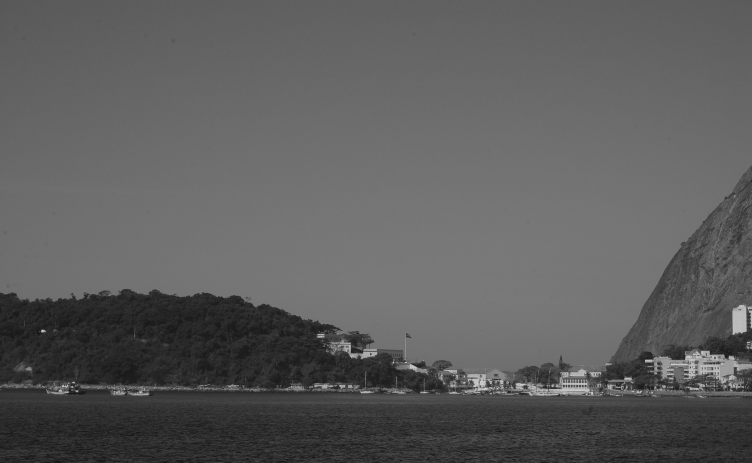
#> input picture Images_Course/Workshops/Mosaic/data/img2.png, 1504 x 926 px, given in place of d, which was not available (shown at 1/2 size)
$ python -i panoramaSt.py   (imports and definitions only)
#> lines starting #> are read from the running program, lines starting #| are printed output that depends on the picture; after the words box and inside, x2 and y2 are one past the last pixel; in counts of white or black regions, pixels touching at a corner belong together; pictures that were not available may be replaced by others from this repository, and a replacement may not be noted
import cv2 as cv
import numpy as np

class Mosaic:
    def __init__(self, image_paths, ratio_test=0.7, min_matches=10):
        """
        image_paths: list of imgs
        ratio_test: ratio knn
        min_matches: min to accept the homography
        """
        if len(image_paths) < 2:
            raise ValueError("At least 2 images are needed to create a mosaic")
        self.image_paths = image_paths
        self.ratio_test = ratio_test
        self.min_matches = min_matches

        self.sift = cv.SIFT_create()
        FLANN_INDEX_KDTREE = 1
        index_params = dict(algorithm=FLANN_INDEX_KDTREE, trees=5)
        search_params = dict(checks=50)
        self.flann = cv.FlannBasedMatcher(index_params, search_params)


    def _load_image(self, path):
        img = cv.imread(path, cv.IMREAD_COLOR)
        if img is None:
            raise IOError(f"Can't load the img: {path}")
        return img

    def _detect_and_match(self, img1, img2):
        """
        detect sift and return kp1, kp2, good_matches
        """
        gray1 = cv.cvtColor(img1, cv.COLOR_BGR2GRAY)
        gray2 = cv.cvtColor(img2, cv.COLOR_BGR2GRAY)

        kp1, des1 = self.sift.detectAndCompute(gray1, None)
        kp2, des2 = self.sift.detectAndCompute(gray2, None)

        matches = self.flann.knnMatch(des1, des2, k=2)

        good_matches = []
        for m, n in matches:
            if m.distance < self.ratio_test * n.distance:
                good_matches.append(m)

        return kp1, kp2, good_matches

    def _estimate_homography(self, kp1, kp2, good_matches):
        """
        kp2 to kp1
        """
        if len(good_matches) < self.min_matches:
            raise RuntimeError(f"There aren't enough good matches: {len(good_matches)} (Min: {self.min_matches})")

        src_pts = np.float32([kp1[m.queryIdx].pt for m in good_matches] ).reshape(-1, 1, 2)#base img
        dst_pts = np.float32( [kp2[m.trainIdx].pt for m in good_matches] ).reshape(-1, 1, 2) #new img

        H, _ = cv.findHomography(dst_pts, src_pts, cv.RANSAC, 5.0)
        if H is None:
            raise RuntimeError("Can't find the homography")
        return H

    def _warp_and_blend(self, base, new_img, H):
        h1, w1 = base.shape[:2]
        h2, w2 = new_img.shape[:2]

        pano_w = w1 + w2
        pano_h = max(h1, h2)

        warped_new = cv.warpPerspective(new_img, H, (pano_w, pano_h))
        panorama = warped_new.copy()
        panorama[0:h1, 0:w1] = base

        panorama = self._crop_black(panorama)

        return panorama


    def _crop_black(self, img):
        gray = cv.cvtColor(img, cv.COLOR_BGR2GRAY)
        _, thresh = cv.threshold(gray, 1, 255, cv.THRESH_BINARY)

        contours, _ = cv.findContours(thresh, cv.RETR_EXTERNAL, cv.CHAIN_APPROX_SIMPLE)
        if not contours:
            return img
        x, y, w, h = cv.boundingRect(max(contours, key=cv.contourArea))
        return img[y:y + h, x:x + w]

    def _stitch_pair(self, base, new_img):
        #base is the actual img, "new_img" is the new to add at right.
        kp1, kp2, good_matches = self._detect_and_match(base, new_img)
        H = self._estimate_homography(kp1, kp2, good_matches)
        panorama = self._warp_and_blend(base, new_img, H)
        return panorama


    def stitch_all(self):
        base = self._load_image(self.image_paths[0])
#> in _load_image, img is the input picture: shape (926, 1504, 3); min 15, max 216, mean 92.8

        for path in self.image_paths[1:]:
            new_img = self._load_image(path)
#> call 2 of _load_image, with path = 'a'
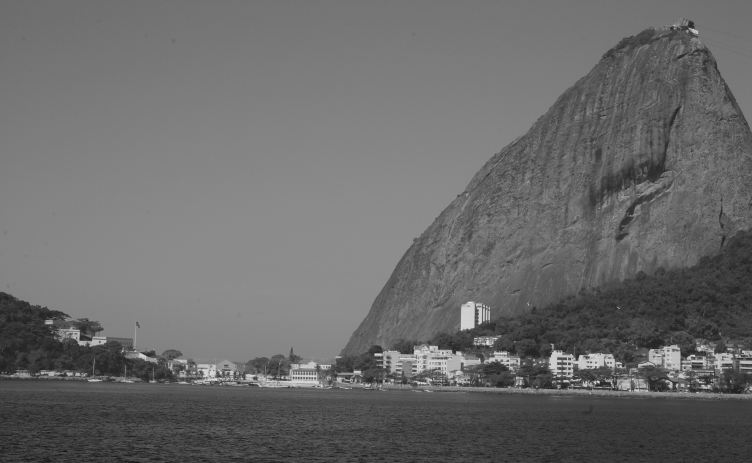
#> input picture Images_Course/Workshops/Mosaic/data/img3.png, 1504 x 926 px, given in place of a, which was not available (shown at 1/2 size)
#> in _load_image, img is the input picture: shape (926, 1504, 3); min 19, max 236, mean 106.1
            base = self._stitch_pair(base, new_img)
#> in _detect_and_match, `kp1, des1 = self.sift.detectAndCompute(gray1, None)`: kp1 = 1718 keypoints; strongest (x, y, size): (85, 662, 4.4), (154, 782, 2.9), (147, 765, 2.7), (786, 725, 2.1)
#> in _detect_and_match, `kp2, des2 = self.sift.detectAndCompute(gray2, None)`: kp2 = 3843 keypoints; strongest (x, y, size): (1197, 764, 3.3), (1182, 725, 2.4), (752, 709, 4.6), (1387, 711, 3.3)
#> in _detect_and_match, `matches = self.flann.knnMatch(des1, des2, k=2)`: matches = 1718 matches
#> after the loop in _detect_and_match, `for m, n in matches:`: good_matches = 842 matches
#> in _estimate_homography, `src_pts = np.float32([kp1[m.queryIdx].pt for m in good_matches] ).resh..`: src_pts = 842 rows, first 8: [98.97, 554.3], [109.2, 599], [134.3, 597.1], [310.3, 587.4], [310.3, 587.4], [346.1, 593.8], [382.6, 591.1], [415.1, 584.5]
#> in _estimate_homography, `dst_pts = np.float32( [kp2[m.trainIdx].pt for m in good_matches] ).res..`: dst_pts = 842 rows, first 8: [40.24, 588], [938.6, 657.5], [938.6, 657.5], [90.8, 616.7], [45.03, 602.1], [48.81, 608.6], [1269.7, 70.77], [8.66, 583.5]
#> in _estimate_homography, `H, _ = cv.findHomography(dst_pts, src_pts, cv.RANSAC, 5.0)`: H = [[0.938, 0.0283, 528], [-0.0485, 0.977, 43.31], [-3.87e-05, -2.43e-06, 1]]
#> in _warp_and_blend, `warped_new = cv.warpPerspective(new_img, H, (pano_w, pano_h))`:
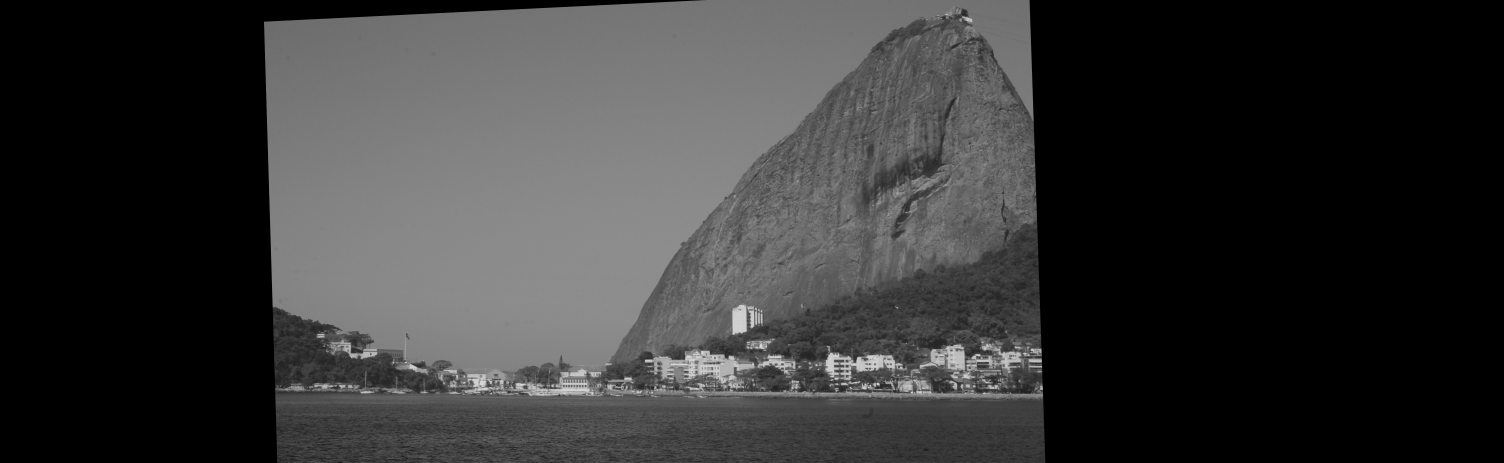
#> warped_new: shape (926, 3008, 3) (shown at 1/2 size); min 0, max 225, mean 53.5
#> in _warp_and_blend, `panorama[0:h1, 0:w1] = base`:
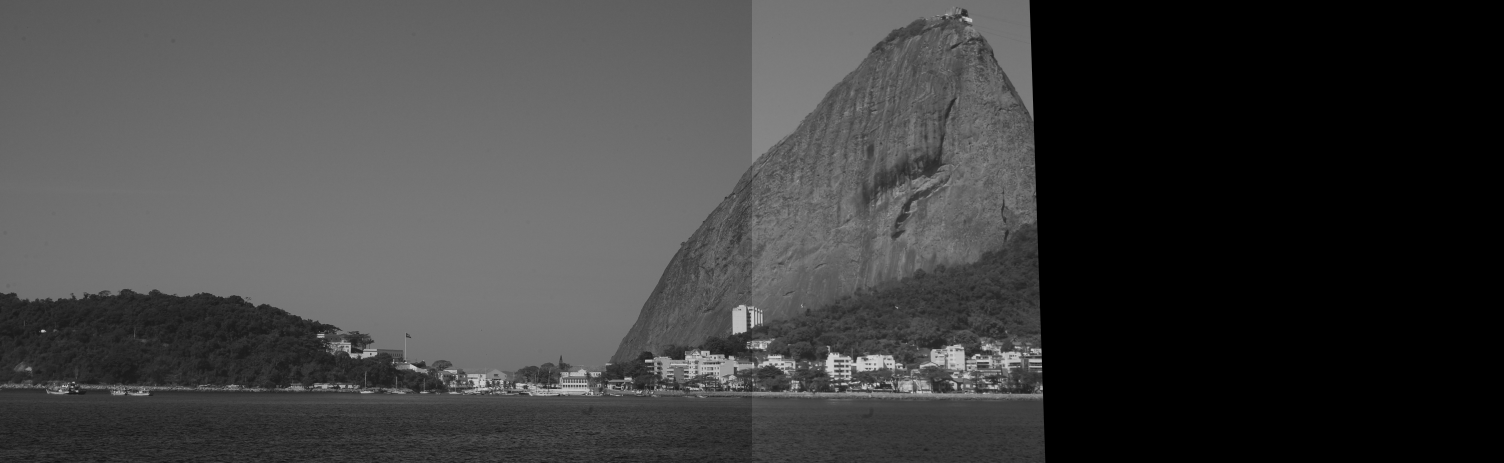
#> panorama: shape (926, 3008, 3) (shown at 1/2 size); min 0, max 225, mean 63.6
#> in _crop_black, `_, thresh = cv.threshold(gray, 1, 255, cv.THRESH_BINARY)`:
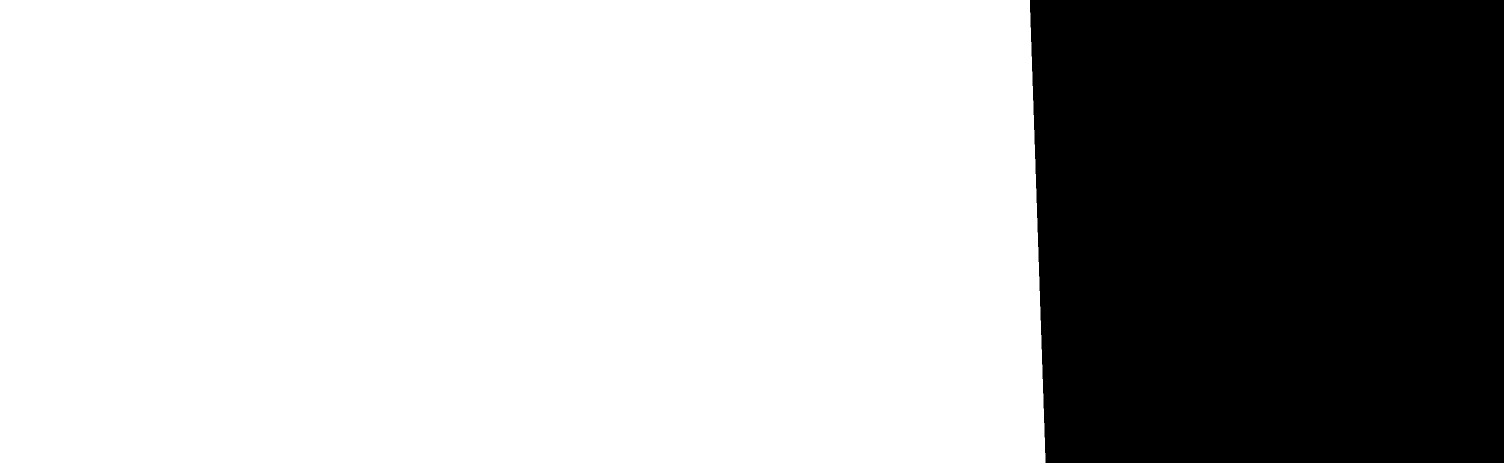
#> thresh: shape (926, 3008) (shown at 1/2 size); 69% white; 1 black region
#> in _crop_black, `contours, _ = cv.findContours(thresh, cv.RETR_EXTERNAL, cv.CHAIN_APPRO..`: contours = 1 contour; box (x1, y1, x2, y2) and area: (0, 0, 2091, 926) 1918850
#> in _crop_black, `x, y, w, h = cv.boundingRect(max(contours, key=cv.contourArea))`: x = 0; w = 2091; h = 926
#> in _crop_black, `return img[y:y + h, x:x + w]`:
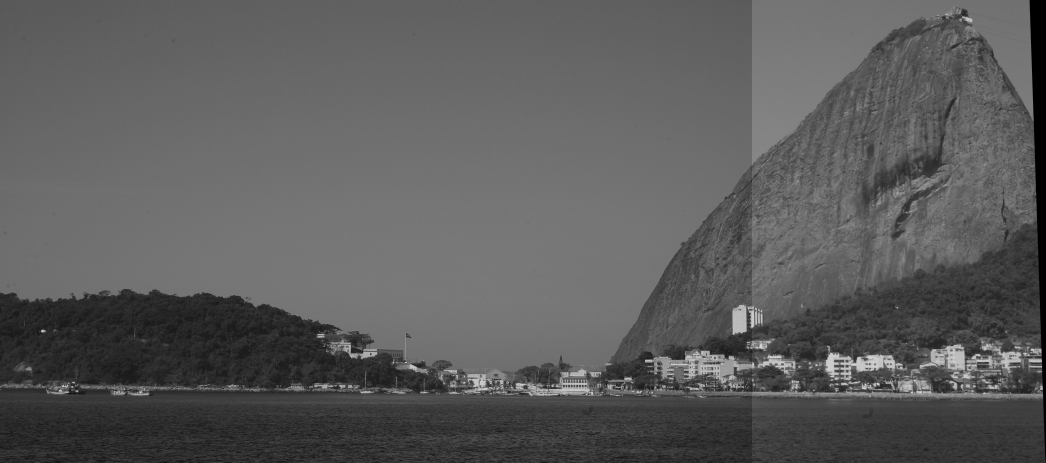
#> returned value: shape (926, 2091, 3) (shown at 1/2 size); min 0, max 225, mean 91.4

        return base

    def create_mosaic(self, output_path=None):
        mosaic = self.stitch_all()

        if output_path is not None:
            cv.imwrite(output_path, mosaic)

        return mosaic

#> (the run stopped early here; a loop or call above may not have finished)
